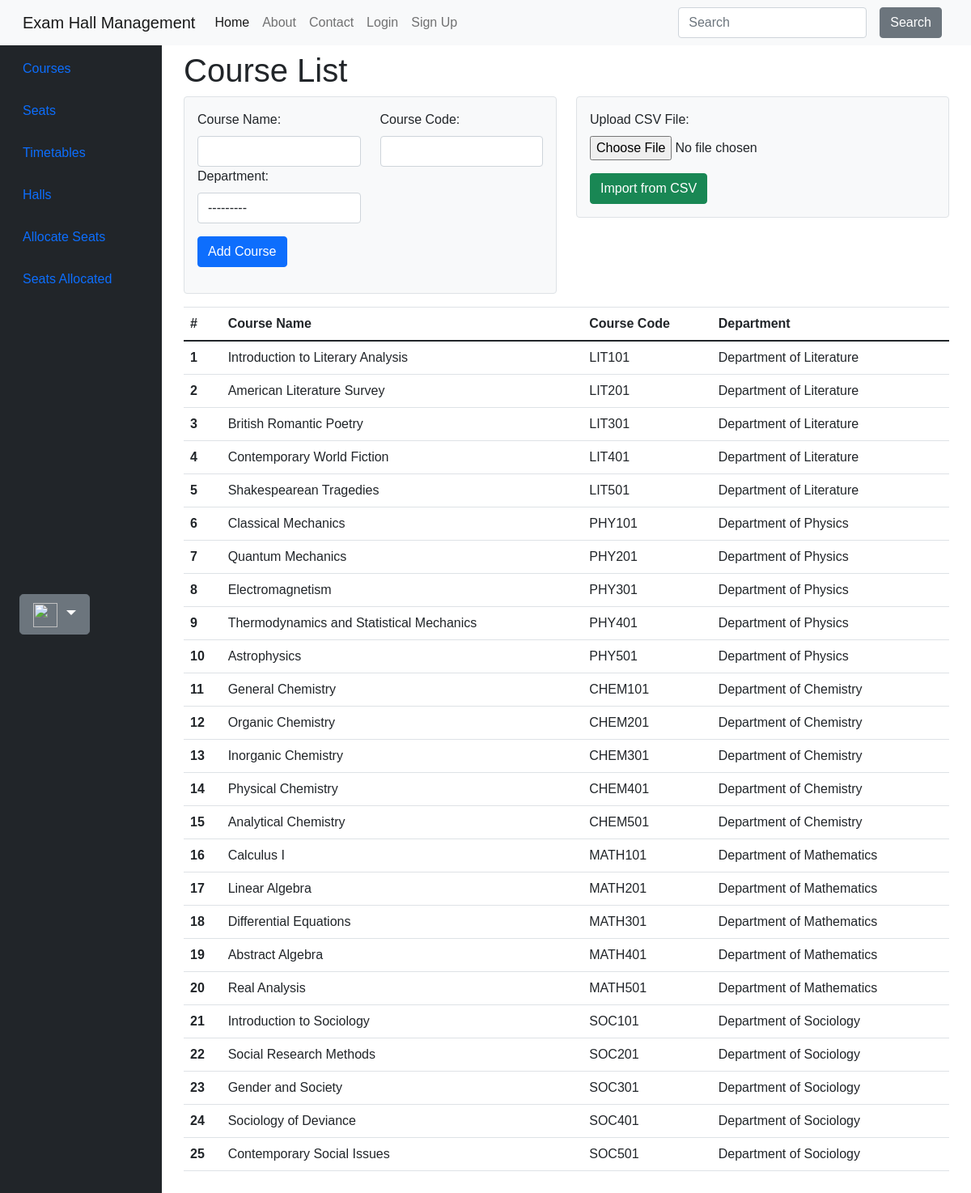
/main/courses/, run on the app's committed database.
### main/models.py (models this page shows, shortened)
class Course(models.Model):
    name = models.CharField(max_length=100)
    code = models.CharField(max_length=8)
    department = models.ForeignKey(Department, on_delete=models.CASCADE)

class Department(models.Model):
    name = models.CharField(max_length=50)
    faculty = models.ForeignKey(Faculty, on_delete=models.CASCADE)
    def __str__(self):
        return f"Department of {self.name}"

### main/views.py (the view, shortened to what this page needs)
# urls.py: path('courses/', CourseCreateView.as_view(), name='courses'),
class CourseCreateView(View):
    template_name = 'main/courses.html'
    def get(self, request, *args, **kwargs):
        courses = Course.objects.all()
        form = CourseForm()
        return render(request, self.template_name, {'courses': courses, 'form': form})

### main/forms.py
class CourseForm(forms.ModelForm):
    class Meta:
        model = Course
        fields = ['name', 'code', 'department']

### main/templates/main/courses.html (shortened to what this page needs)
{% extends 'main/base.html' %}
{% load widget_tweaks %}
{% block content %}
    <h1>Course List</h1>
    <div class="row mb-3">
        <div class="col-md-6">
            <div class="form-container bg-light p-3 rounded border">
                <form method="post" enctype="multipart/form-data">
                    <div class="form-group row">
                        <div class="col-md-6">
                            <label for="{{ form.name.id_for_label }}">Course Name:</label>
                            {{ form.name|add_class:"form-control" }}
                        </div>
                        <div class="col-md-6">
                            <label for="{{ form.code.id_for_label }}">Course Code:</label>
                            {{ form.code|add_class:"form-control" }}
                        </div>
                        <div class="col-md-6">
                            <label for="{{ form.department.id_for_label }}">Department:</label>
                            {{ form.department|add_class:"form-control" }}
                        </div>
                        <div class="col-md-12 mt-3">
                            <button type="submit" class="btn btn-primary">Add Course</button>
                        </div>
                    </div>
                </form>
            </div>
        </div>
        <div class="col-md-6">
            <div class="form-container bg-light p-3 rounded border">
                <form method="post" enctype="multipart/form-data">
                    <div class="form-group">
                        <label for="csv_file">Upload CSV File:</label>
                        <input class="form-control-file" type="file" name="csv_file" required>
                    </div>
                    <div class="mt-3">
                        <button type="submit" class="btn btn-success">Import from CSV</button>
                    </div>
                </form>
            </div>
        </div>
    </div>
    <table class="table">
        <thead>
            <tr>
                <th scope="col">#</th>
                <th scope="col">Course Name</th>
                <th scope="col">Course Code</th>
                <th scope="col">Department</th>
            </tr>
        </thead>
        <tbody>
            {% for course in courses %}
                <tr>
                    <th scope="row">{{ forloop.counter }}</th>
                    <td>{{ course.name }}</td>
                    <td>{{ course.code }}</td>
                    <td>{{ course.department }}</td>
                </tr>
            {% endfor %}
        </tbody>
    </table>
{% endblock %}

### data on the page
Course: name "Introduction to Literary Analysis", code "LIT101", department "Department of Literature"
Course: name "American Literature Survey", code "LIT201", department "Department of Literature"
Course: name "British Romantic Poetry", code "LIT301", department "Department of Literature"
Course: name "Contemporary World Fiction", code "LIT401", department "Department of Literature"
Course: name "Shakespearean Tragedies", code "LIT501", department "Department of Literature"
Course: name "Classical Mechanics", code "PHY101", department "Department of Physics"
Course: name "Quantum Mechanics", code "PHY201", department "Department of Physics"
Course: name "Electromagnetism", code "PHY301", department "Department of Physics"
Course: name "Thermodynamics and Statistical Mechanics", code "PHY401", department "Department of Physics"
Course: name "Astrophysics", code "PHY501", department "Department of Physics"
Course: name "General Chemistry", code "CHEM101", department "Department of Chemistry"
Course: name "Organic Chemistry", code "CHEM201", department "Department of Chemistry"
Course: name "Inorganic Chemistry", code "CHEM301", department "Department of Chemistry"
Course: name "Physical Chemistry", code "CHEM401", department "Department of Chemistry"
Course: name "Analytical Chemistry", code "CHEM501", department "Department of Chemistry"
Course: name "Calculus I", code "MATH101", department "Department of Mathematics"
Course: name "Linear Algebra", code "MATH201", department "Department of Mathematics"
Course: name "Differential Equations", code "MATH301", department "Department of Mathematics"
Course: name "Abstract Algebra", code "MATH401", department "Department of Mathematics"
Course: name "Real Analysis", code "MATH501", department "Department of Mathematics"
Course: name "Introduction to Sociology", code "SOC101", department "Department of Sociology"
Course: name "Social Research Methods", code "SOC201", department "Department of Sociology"
Course: name "Gender and Society", code "SOC301", department "Department of Sociology"
Course: name "Sociology of Deviance", code "SOC401", department "Department of Sociology"
Course: name "Contemporary Social Issues", code "SOC501", department "Department of Sociology"
